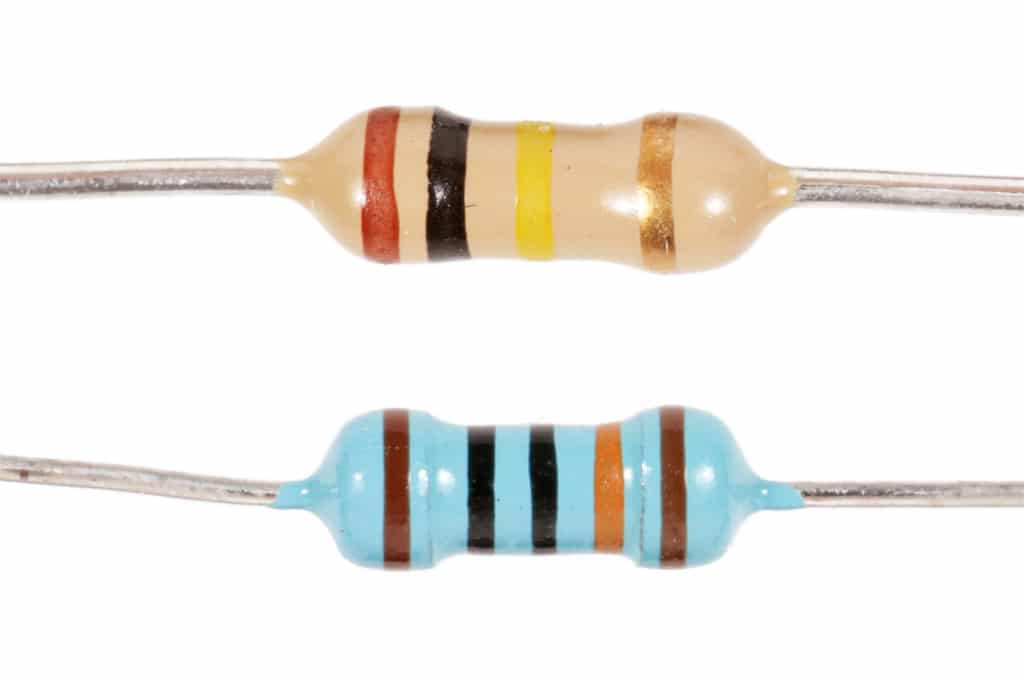
#> input picture resisgeez.jpg, 1024 x 680 px
$ python main.py
#> lines starting #> are read from the running program, lines starting #| are printed output that depends on the picture; after the words box and inside, x2 and y2 are one past the last pixel; in counts of white or black regions, pixels touching at a corner belong together
import cv2
import numpy as np


img = cv2.imread("resisgeez.jpg", 1)
#> img is the input picture: shape (680, 1024, 3); mean B, G, R 231.3, 235.6, 237.3

img2 = cv2.cvtColor(img, cv2.COLOR_BGR2HSV)
#> img2: shape (680, 1024, 3); mean H, S, V 11.7, 18.7, 241.4

hsv_lower = np.array([41,57,78])
hsv_upper = np.array([145,255,255])
mask = cv2.inRange(img2, hsv_lower, hsv_upper)
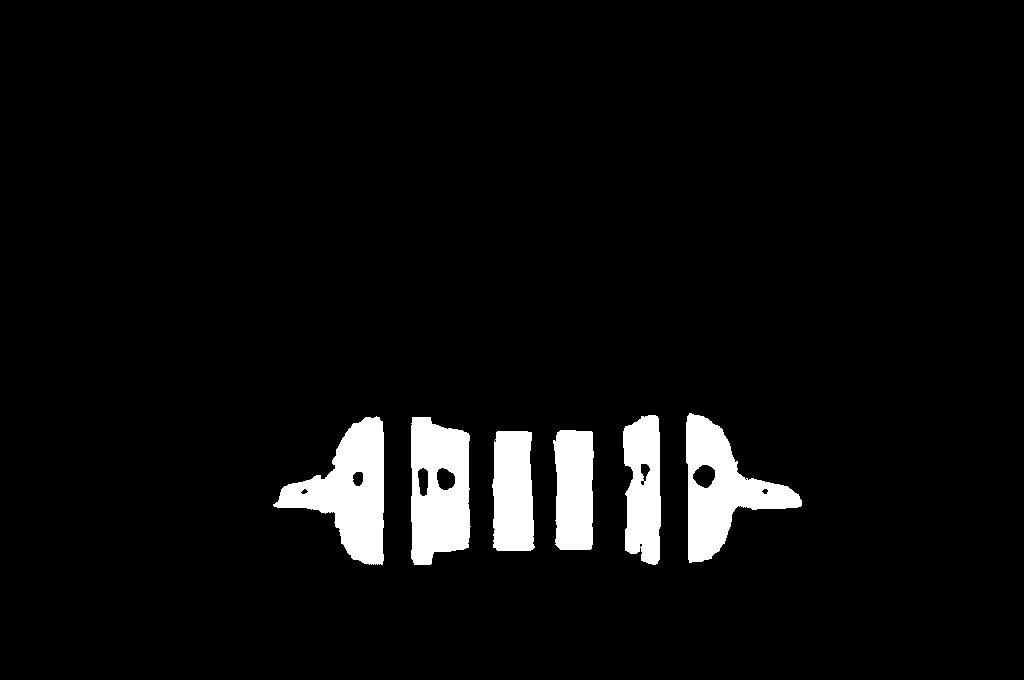
#> mask: shape (680, 1024); 5.2% white; 6 white regions, box (x1, y1, x2, y2) and area: (273, 416, 384, 565) 7901, (686, 413, 802, 563) 7314, (411, 417, 471, 565) 7079, (623, 415, 661, 565) 4601, (492, 431, 535, 551) 4594, (553, 430, 594, 550) 4405

kernel = np.ones((5, 5), np.uint8)
kernel2 = np.ones((40, 40), np.uint8)


image = cv2.erode(mask, kernel)
#> image: shape (680, 1024); 4.3% white; 6 white regions, box (x1, y1, x2, y2) and area: (278, 419, 382, 562) 6650, (688, 416, 800, 560) 5977, (413, 419, 468, 563) 5895, (495, 433, 532, 549) 3926, (556, 432, 592, 548) 3754, (625, 417, 659, 562) 3623
geez = cv2.dilate(image,kernel2)
#> geez: shape (680, 1024); 11.6% white; 1 white region, box (x1, y1, x2, y2) and area: (259, 397, 820, 583) 80966
finalgeez = cv2.erode(geez,np.ones((17, 17), np.uint8))
#> finalgeez: shape (680, 1024); 9.9% white; 1 white region, box (x1, y1, x2, y2) and area: (267, 405, 812, 575) 68790

x, y, w, h = cv2.boundingRect(finalgeez)
#> x = 267; y = 405; w = 545; h = 170
rect1 = cv2.rectangle(img.copy(),(x,y),(x+w,y+h),(0,255,0),3) # not copying here will throw an error
cropped = img[y:y+h,x:x+w]
print("x:{0}, y:{1}, width:{2}, height:{3}".format(x, y, w, h))
#| x:267, y:405, width:545, height:170

hsv_lower2 = np.array([41,57,90])
hsv_upper2 = np.array([145,255,255])

img3 = cv2.cvtColor(cropped, cv2.COLOR_BGR2HSV)
#> img3: shape (170, 545, 3); mean H, S, V 58.4, 59.5, 209.6
img4 = cv2.cvtColor(cropped, cv2.COLOR_BGR2YCrCb)
#> img4: shape (170, 545, 3); mean of channels 0, 1, 2 191.1, 119.4, 131.8
mask2 = cv2.inRange(img3, hsv_lower, hsv_upper)
#> mask2: shape (170, 545); 38.7% white; 6 white regions, box (x1, y1, x2, y2) and area: (6, 11, 117, 160) 7901, (419, 8, 535, 158) 7314, (144, 12, 204, 160) 7079, (356, 10, 394, 160) 4601, (225, 26, 268, 146) 4594, (286, 25, 327, 145) 4405
mask2 = cv2.bitwise_not(mask2)
retval, thresh = cv2.threshold(img3,80,255,cv2.THRESH_BINARY)
#> thresh: shape (170, 545, 3); mean H, S, V 139.2, 95.8, 240.3
mask3 = cv2.inRange(img4, hsv_lower, hsv_upper)
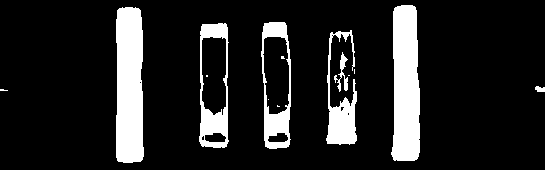
#> mask3: shape (170, 545); 13.8% white; 14 white regions (7 under 20 px), largest, box (x1, y1, x2, y2) and area: (116, 7, 144, 163) 4019, (391, 5, 420, 161) 3897, (199, 23, 229, 148) 1563

x, y, w, h = cv2.boundingRect(cv2.erode(mask3, kernel))
#> x = 118; y = 7; w = 300; h = 154
rect1 = cv2.rectangle(cropped.copy(),(x,y),(x+w,y+h),(0,255,0),3) # not copying here will throw an error
#> rect1: shape (170, 545, 3)
sensitivity = 15
lower_white = np.array([0,0,255-sensitivity])
upper_white = np.array([255,sensitivity,255])
cropped2 = cropped[y:y+h,x:x+w]
hsv_lower2 = np.array([180,0,0])
hsv_upper2 = np.array([215,100,100])

img5 = cv2.cvtColor(cv2.GaussianBlur(cropped,(5,5),0), cv2.COLOR_BGR2Lab)
#> img5: shape (170, 545, 3); mean of channels 0, 1, 2 197.7, 124.3, 126.1
img6 = cv2.cvtColor(cropped, cv2.COLOR_BGR2HSV)

maske = cv2.inRange(img6, lower_white, upper_white)
#> maske: shape (170, 545); 31.8% white; 9 white regions (2 under 20 px), largest, box (x1, y1, x2, y2) and area: (0, 103, 545, 170) 14286, (0, 0, 396, 77) 9198, (417, 0, 545, 77) 5839
maske = cv2.bitwise_not(maske)

mask = cv2.imread("vignetting.jpg")
image = img5
lowerRange = np.array([0, 135, 135], dtype="uint8")
upperRange = np.array([255, 160, 195], dtype="uint8")
mask = image[:].copy()

imageLab = cv2.cvtColor(image, cv2.COLOR_BGR2Lab)
#> imageLab: shape (170, 545, 3); mean of channels 0, 1, 2 142, 148.9, 90.8
imageRange = cv2.inRange(imageLab, lowerRange, upperRange)
#> imageRange: shape (170, 545); 0.43% white; 15 white regions (10 under 20 px), largest, box (x1, y1, x2, y2) and area: (333, 84, 350, 106) 143, (331, 35, 344, 51) 87, (333, 50, 346, 68) 82, (330, 60, 333, 78) 25, (334, 69, 338, 78) 20

mask[:, :, 0] = imageRange
#> mask: shape (170, 545, 3); mean of channels 0, 1, 2 1.1, 124.3, 126.1
mask[:, :, 1] = imageRange
#> mask: shape (170, 545, 3); mean of channels 0, 1, 2 1.1, 1.1, 126.1
mask[:, :, 2] = imageRange
#> mask: shape (170, 545, 3); mean of channels 0, 1, 2 1.1, 1.1, 1.1

kernel = cv2.getStructuringElement(cv2.MORPH_ELLIPSE, (5, 5))
closing = cv2.morphologyEx(mask, cv2.MORPH_CLOSE, kernel)
#> closing: shape (170, 545, 3); mean of channels 0, 1, 2 1.5, 1.5, 1.5
faceLab = cv2.bitwise_and(image, mask)
#> faceLab: shape (170, 545, 3); mean of channels 0, 1, 2 0.6, 0.7, 0.8
# Convert to LAB color space
lab_img = cv2.cvtColor(image, cv2.COLOR_BGR2Lab)
lab_mask = cv2.cvtColor(mask, cv2.COLOR_BGR2Lab)
#> lab_mask: shape (170, 545, 3); mean of channels 0, 1, 2 1.1, 128, 128
lab_low = np.array([0,-128,-128])
lab_upper = np.array([100,127,127])
retval, thresh = cv2.threshold(lab_img,100,255,cv2.THRESH_BINARY)
#> thresh: shape (170, 545, 3); mean of channels 0, 1, 2 255, 255, 53.5
YCrCb = cv2.cvtColor(cropped, cv2.COLOR_BGR2YCrCb)
ORANGE_MIN = np.array([0, 0, 200],np.uint8)
ORANGE_MAX = np.array([179, 255, 255],np.uint8)


hsv_img = cv2.cvtColor(cropped,cv2.COLOR_BGR2HSV)
H,S,V = cv2.split(lab_img)
ret, thresh_L = cv2.threshold(V, 60, 255, cv2.THRESH_BINARY_INV + cv2.THRESH_OTSU)
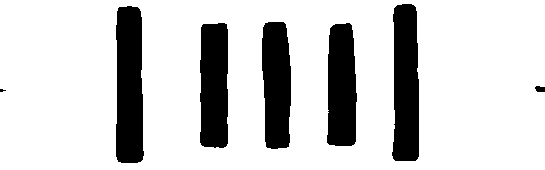
#> thresh_L: shape (170, 545); 80.9% white; 7 black regions (1 under 20 px), largest, box (x1, y1, x2, y2) and area: (116, 6, 144, 163) 3983, (392, 4, 419, 161) 3782, (200, 23, 228, 148) 3329, (327, 23, 357, 146) 3264, (262, 22, 291, 149) 3244, (535, 86, 545, 92) 50
#> ret = 115
the_better_thresh = cv2.bitwise_not(thresh_L)
frame_threshed = cv2.inRange(hsv_img, ORANGE_MIN, ORANGE_MAX)
#> frame_threshed: shape (170, 545); 79.3% white; 30 black regions (20 under 20 px)
# Split channels and lay out side-by-sise, Y on the left, Cr then Cb on the right
Y, Cr, Cb = cv2.split(YCrCb)
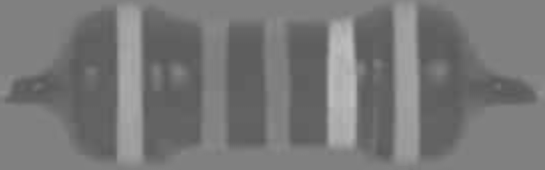
#> Cr: shape (170, 545); min 87, max 190, mean 119.4
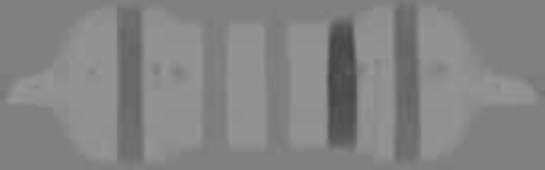
#> Cb: shape (170, 545); min 68, max 152, mean 131.8
hstack = np.hstack((Y,Cr,Cb))
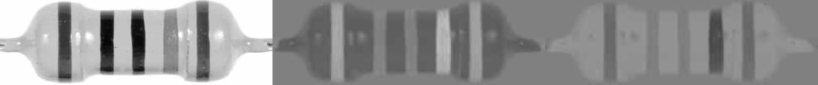
#> hstack: shape (170, 1635) (shown at 1/2 size); min 1, max 255, mean 147.4
#contours, hierarchy = cv2.findContours(thresh, cv2.RETR_TREE, cv2.CHAIN_APPROX_SIMPLE)
print(hstack)
#> (printed output is left out)
#geezer = cv2.drawContours(thresh, contours, -1, (0,255,0), 3)
kernel3 = np.ones((13, 13), np.uint8)
maske = cv2.inRange(lab_img, lab_low, lab_upper)
#> maske: shape (170, 545); every value is 0
processing = cv2.erode(thresh, kernel3)
#> processing: shape (170, 545, 3); mean of channels 0, 1, 2 255, 255, 26.6
x = []
y = []
for coords in np.argwhere(processing == 255):

    x.append(coords[0])
    y.append(coords[1])
#> this loop made 194955 passes
#> coords on passes 1 to 3: [0, 0, 0], [0, 0, 1], [0, 1, 0]
#> after the loop, x = 194955 items; y = 194955 items


x.sort()
first = x[0]
#> first = 0
valting = x[-1]
#> valting = 169
for i in range(len(x)):
    if x[i] - x[i-1] > 1:
        print("ee")
        print(x[i])
        break


# Invert the vignetting (white no change, black increase brightness)
#inv_mask = (255 - lab_mask[:, :, 0])

# Add the vignetting contribution, clipping to the channel limit (0-255)
#lab_img[:, :, 0] = np.clip(lab_img[:, :, 0] + inv_mask, 0, 255)

# Back to RGB

# Resize for visualization
#res_img = cv2.resize(image, (w // 2, h // 2))
#res_dst = cv2.resize(result, (w // 2, h // 2))


contours, hierarchy = cv2.findContours(the_better_thresh, cv2.RETR_TREE, cv2.CHAIN_APPROX_SIMPLE)[-2:]
#> contours = 7 contours, 1 with area under 20; largest, box (x1, y1, x2, y2) and area: (116, 6, 144, 163) 3808, (392, 4, 419, 161) 3608, (200, 23, 228, 148) 3184, (327, 23, 357, 146) 3123, (262, 22, 291, 149) 3100, (535, 86, 545, 92) 37
elele = cv2.drawContours(cropped, contours, -1, (0, 255, 0), 3)
R = []
G = []
B = []
resis = []
print(cropped.shape)
#| (170, 545, 3)
from webcolors import rgb_to_name

cnts = contours
#> cnts has the same summary as contours
all_of_em = []
all_of_em_2 = []
all_of_em_3 = []
import time
for cnt in cnts:

        x,y,w,h = cv2.boundingRect(cnt) # offsets - with this you get 'mask'
        print(x,y,w,h)
        cv2.rectangle(cropped,(x,y),(x+w,y+h),(0,255,0),2)


        if w < 20:
            print("e")
        else:
            all_of_em_2.append(x)
            all_of_em.append(cropped[y:y + h, x:x + w])
            all_of_em_3.append(cropped[y:y + h, x:x + w])
#> this loop made 7 passes
#> (x, y, w, h) on passes 1 to 7: (0, 89, 6, 3), (535, 86, 10, 6), (327, 23, 30, 123), (200, 23, 28, 125), (262, 22, 29, 127), (116, 6, 28, 157), (392, 4, 27, 157)
#| 0 89 6 3
#| e
#| 535 86 10 6
#| e
#| 327 23 30 123
#| 200 23 28 125
#| 262 22 29 127
#| 116 6 28 157
#| 392 4 27 157
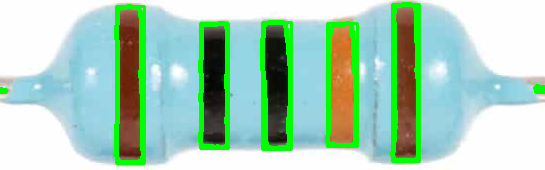
#> cropped: shape (170, 545, 3); mean B, G, R 184.1, 207.3, 165.6
#> after the loop, all_of_em = 5 items; all_of_em_2 = [327, 200, 262, 116, 392]; all_of_em_3 = 5 items


fr = 0
hist_ind = []
hist_fr = []
for i in range(10,cropped.shape[1]):
    #print(i)
    try:

        ind = all_of_em_2.index(i)
        print(fr,ind)
        geez = all_of_em_3[ind]
        all_of_em[fr] = geez
        fr += 1

    except:
        pass
#> after the loop, fr = 5
import pandas as pd

#Training Data

import webcolors

def closest_colour(requested_colour):
    min_colours = {}
    for key, name in webcolors.CSS3_HEX_TO_NAMES.items():
        r_c, g_c, b_c = webcolors.hex_to_rgb(key)
        rd = (r_c - requested_colour[0]) ** 2
        gd = (g_c - requested_colour[1]) ** 2
        bd = (b_c - requested_colour[2]) ** 2
        min_colours[(rd + gd + bd)] = name
    return min_colours[min(min_colours.keys())]

def get_colour_name(requested_colour):
    try:
        closest_name = actual_name = webcolors.rgb_to_name(requested_colour)
    except ValueError:
        closest_name = closest_colour(requested_colour)
        actual_name = None
    return actual_name, closest_name

def calculate_value(resistor):
    vals = [['Black',0,0,0,1,0],['Brown',1,1,1,10,1],['Orange',3,3,3,1000,0]]
    value = [0,0,0,0,0]
    val_return = 0
    for band in resistor:

        for col in vals:
            if band.lower == col[0].lower:
                place = resistor.index(band)
                value[place] = col[place + 1]
                print(col[place + 1])

    dig_one = value[0] * 100 + value[1] * 10 + value[2]
    print(value)
    val_return = dig_one
    return val_return


colors = [["Orange","Peru"],["Brown","Maroon","Saddlebrown"],["Black"]]

#Predict
def rgb_to_hex(r, g, b):
  return ('{:X}{:X}{:X}').format(r, g, b)


print(rgb_to_hex(255, 165, 1))
#https://gist.githubusercontent.com/lunohodov/1995178/raw/80b1f09dd2a746db465be090a4f9893830153064/ral_standard.csv
e = 0

bands = []

for band in all_of_em:
    try:
        xe,ye,_ = band.shape


        center_x,center_y = ((xe - 1) //2), ((ye-1)//2)
        color = band[center_x,center_y]
        R,G,B = color[2],color[1],color[0]
        requested_colour = (R, G, B)
        actual_name, closest_name = get_colour_name(requested_colour)
        print(closest_name,xe,ye)
        for color in colors:
            for element in color:
                print(element)
                if element.lower() == closest_name:
                    bands.append(color[0])

    except Exception as e:
        print("9ur9sugf")
        print(e)
#> this loop made 5 passes
#> (xe, ye, center_x, center_y, R, G, B) on passes 1 to 5: (157, 28, 78, 13, 110, 33, 15), (125, 28, 62, 13, 9, 10, 2), (127, 29, 63, 14, 11, 9, 10), (123, 30, 61, 14, 200, 121, 46), (157, 27, 78, 13, 112, 59, 25)
#| 9ur9sugf
#| module 'webcolors' has no attribute 'CSS3_HEX_TO_NAMES'
#| 9ur9sugf
#| module 'webcolors' has no attribute 'CSS3_HEX_TO_NAMES'
#| 9ur9sugf
#| module 'webcolors' has no attribute 'CSS3_HEX_TO_NAMES'
#| 9ur9sugf
#| module 'webcolors' has no attribute 'CSS3_HEX_TO_NAMES'
#| 9ur9sugf
#| module 'webcolors' has no attribute 'CSS3_HEX_TO_NAMES'
#> after the loop, bands = []

    #print(rgb_to_name((R,G,B), spec='css3'))

print(bands)
bands.reverse()
print("The Value of the Resistor is",calculate_value(bands),"Ohms")
#> after the loop in calculate_value, `for band in resistor:`: value = [0, 0, 0, 0, 0]
#> in calculate_value, `dig_one = value[0] * 100 + value[1] * 10 + value[2]`: dig_one = 0
#| [0, 0, 0, 0, 0]
#| The Value of the Resistor is 0 Ohms
cv2.imshow('Conts', elele)
cv2.imshow('HSV', img2)

# [31 lines of commented-out code are left out]


cv2.waitKey(0)
